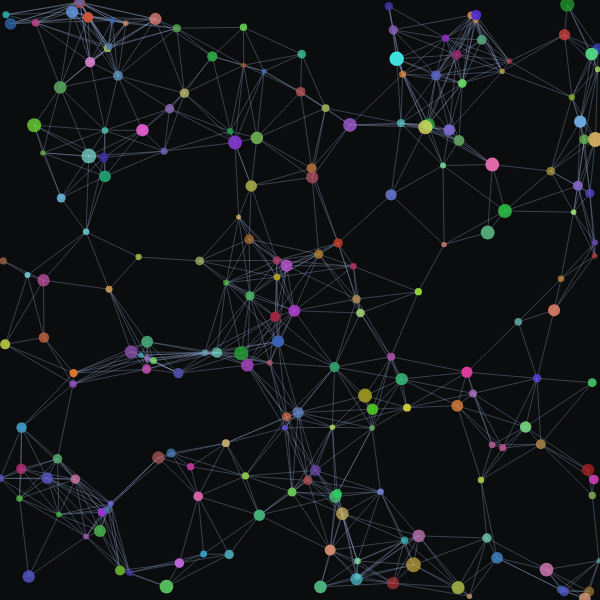
Frame 1 (no input)
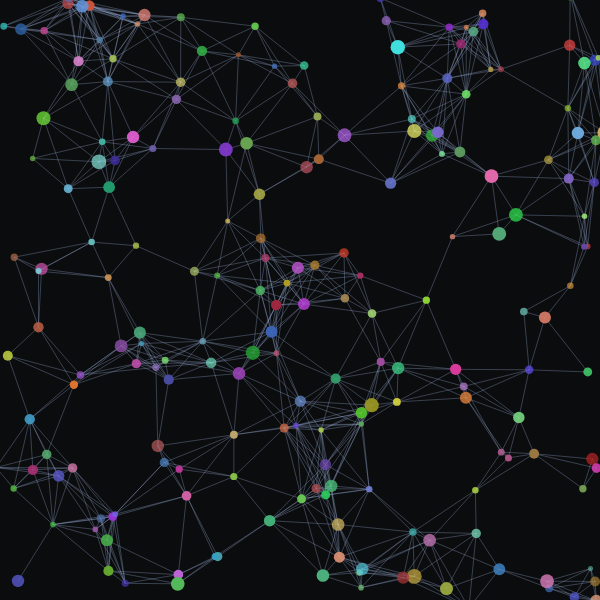
Frame 60 (no input)
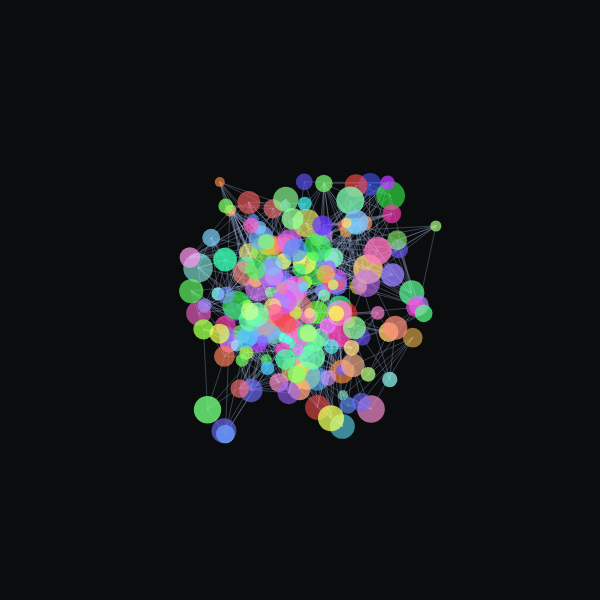
Frame 120 (the mouse pressed at the canvas centre since frame 60)

The p5.js sketch that drew these frames (run headless with seeded random() and noise() and a simulated clock; from frame 60 on, the mouse is pressed at the canvas centre):

// p5.js sketch
// ── sketch.js
let fragments = [];
let connections = [];
let isShattering = false;
let shatterTime = 0;
let reorganizeTime = 0;

function setup() {
  createCanvas(600, 600);
  noStroke();
  colorMode(HSB, 360, 100, 100, 1);
  
  // Create initial structure
  for (let i = 0; i < 200; i++) {
    fragments.push({
      x: random(width),
      y: random(height),
      vx: 0,
      vy: 0,
      size: random(5, 15),
      hue: random(360),
      sat: random(40, 80),
      bri: random(60, 90),
      alpha: random(0.7, 1)
    });
  }
  
  // Create connections
  for (let i = 0; i < fragments.length; i++) {
    for (let j = i + 1; j < fragments.length; j++) {
      let d = dist(fragments[i].x, fragments[i].y, fragments[j].x, fragments[j].y);
      if (d < 80) {
        connections.push({
          a: i,
          b: j,
          length: d
        });
      }
    }
  }
}

function draw() {
  background(220, 10, 5);
  
  if (isShattering) {
    shatterTime++;
    if (shatterTime > 30) {
      reorganizeTime++;
      
      // Reorganize fragments
      for (let i = 0; i < fragments.length; i++) {
        let f = fragments[i];
        let targetX = width/2;
        let targetY = height/2;
        
        let dx = targetX - f.x;
        let dy = targetY - f.y;
        
        f.vx += dx * 0.005;
        f.vy += dy * 0.005;
        
        // Apply velocity
        f.x += f.vx;
        f.y += f.vy;
        
        // Damping
        f.vx *= 0.9;
        f.vy *= 0.9;
      }
      
      // Reconnect
      if (reorganizeTime > 60) {
        isShattering = false;
        shatterTime = 0;
        reorganizeTime = 0;
        
        // Reset connections
        connections = [];
        for (let i = 0; i < fragments.length; i++) {
          for (let j = i + 1; j < fragments.length; j++) {
            let d = dist(fragments[i].x, fragments[i].y, fragments[j].x, fragments[j].y);
            if (d < 80) {
              connections.push({
                a: i,
                b: j,
                length: d
              });
            }
          }
        }
      }
    } else {
      // Shatter phase
      for (let i = 0; i < fragments.length; i++) {
        let f = fragments[i];
        
        // Random velocity
        f.vx += random(-2, 2);
        f.vy += random(-2, 2);
        
        // Apply velocity
        f.x += f.vx;
        f.y += f.vy;
        
        // Damping
        f.vx *= 0.95;
        f.vy *= 0.95;
      }
    }
  } else {
    // Normal phase - maintain structure with slight motion
    for (let i = 0; i < fragments.length; i++) {
      let f = fragments[i];
      
      // Gentle oscillation
      f.x += sin(frameCount * 0.01 + i) * 0.2;
      f.y += cos(frameCount * 0.01 + i) * 0.2;
    }
    
    // Reconnect if needed
    if (frameCount % 30 === 0) {
      connections = [];
      for (let i = 0; i < fragments.length; i++) {
        for (let j = i + 1; j < fragments.length; j++) {
          let d = dist(fragments[i].x, fragments[i].y, fragments[j].x, fragments[j].y);
          if (d < 80) {
            connections.push({
              a: i,
              b: j,
              length: d
            });
          }
        }
      }
    }
  }
  
  // Draw connections
  stroke(220, 30, 90, 0.3);
  strokeWeight(1);
  noFill();
  
  for (let c of connections) {
    let a = fragments[c.a];
    let b = fragments[c.b];
    line(a.x, a.y, b.x, b.y);
  }
  
  // Draw fragments
  for (let f of fragments) {
    fill(f.hue, f.sat, f.bri, f.alpha);
    noStroke();
    
    if (isShattering && shatterTime > 30) {
      // Glowing fragments during reorganization
      fill(f.hue, f.sat, 100, f.alpha * 0.8);
      ellipse(f.x, f.y, f.size * 2);
    } else {
      ellipse(f.x, f.y, f.size);
    }
  }
}

function mousePressed() {
  if (!isShattering) {
    isShattering = true;
    shatterTime = 0;
    reorganizeTime = 0;
    
    // Add initial velocity to fragments
    for (let i = 0; i < fragments.length; i++) {
      let f = fragments[i];
      let angle = random(TWO_PI);
      let speed = random(2, 8);
      
      f.vx += cos(angle) * speed;
      f.vy += sin(angle) * speed;
    }
  }
}
